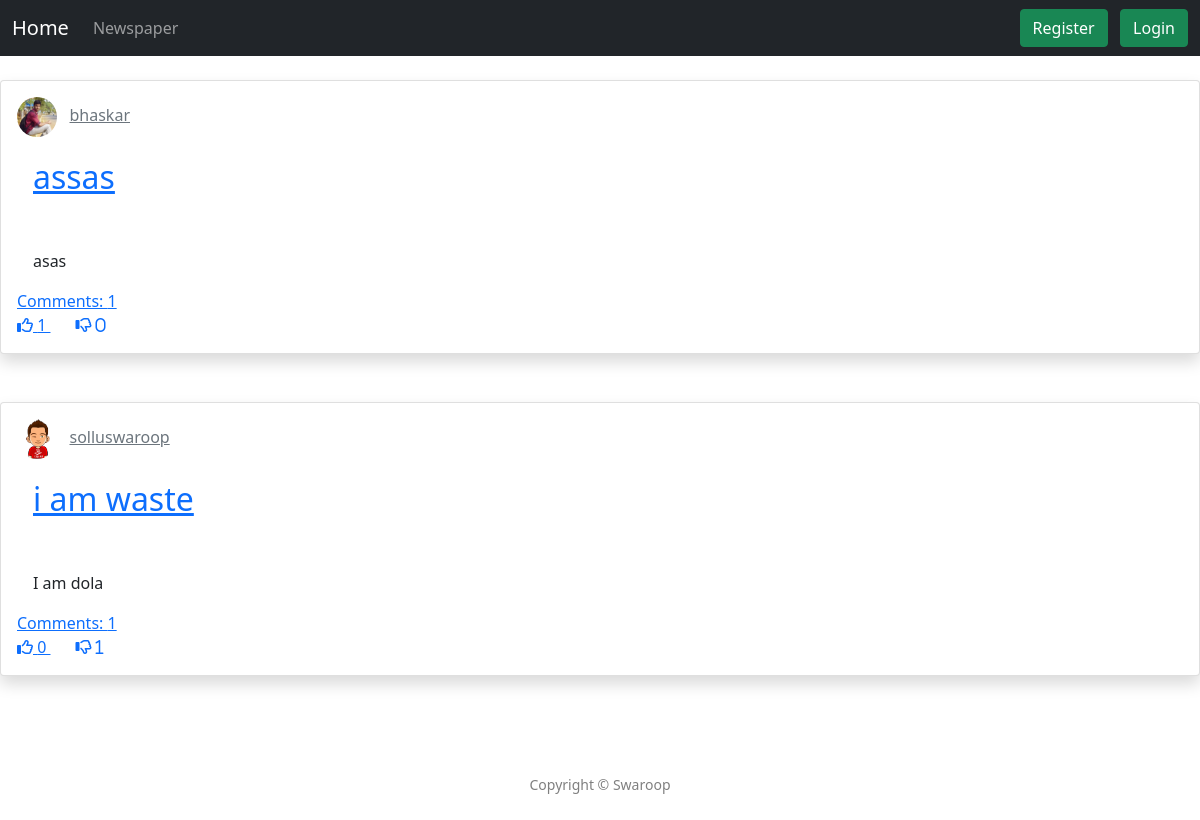
The page / on the database its author committed.
### issues/models.py (models this page shows, shortened)
class Issue(models.Model):
    title = models.CharField(max_length=100)
    description = models.TextField()
    date_posted = models.DateTimeField(default=timezone.now)
    location = models.CharField(max_length=20)
    user = models.ForeignKey(User, on_delete=models.CASCADE)
    image = models.ImageField(upload_to='issue_images', blank=True)
    is_resolved = models.BooleanField(default=False)
    is_newspaper = models.BooleanField(default=False)
    def get_total_likes(self):
        return self.likes.users.count()
    def get_total_dis_likes(self):
        return self.dis_likes.users.count()

class UserProfile(models.Model):
    user = models.OneToOneField(User, on_delete=models.CASCADE)
    bio = models.CharField(max_length=100, default='', blank=True)
    website = models.URLField(default='', blank=True)
    image = ProcessedImageField(default="default.png", upload_to='profile_image', processors=[ResizeToFill(200, 200)],
                                format='JPEG', options={'quality': 90})
    thumbnail = ImageSpecField(source='image', processors=[ResizeToFill(50, 50)], format='JPEG',
                               options={'quality': 100})

class ILike(models.Model):
    issue = models.OneToOneField(Issue, related_name="likes", on_delete=models.CASCADE)
    users = models.ManyToManyField(User, related_name='requirement_issue_likes')
    created_at = models.DateTimeField(auto_now_add=True)
    updated_at = models.DateTimeField(auto_now=True)

class IDisLike(models.Model):
    issue = models.OneToOneField(Issue, related_name="dis_likes", on_delete=models.CASCADE)
    users = models.ManyToManyField(User, related_name='requirement_issue_dis_likes')
    created_at = models.DateTimeField(auto_now_add=True)
    updated_at = models.DateTimeField(auto_now=True)

### issues/views.py (the view)
# urls.py: path('', views.index, name='index'),
def index(request):
    issues = Issue.objects.all().order_by('-date_posted')
    paginator = Paginator(issues, 10)
    page = request.GET.get('page')
    issues = paginator.get_page(page)
    return render(request, 'index.html', {'issues': issues})

### templates/index.html (shortened to what this page needs)
{% extends "header.html"%}
{% block content %}
{% for issue in issues %}
<div class="card shadow p-3 mb-5 bg-white rounded">
	<div style="text-align: inline;">
		<img src="{{ issue.user.userprofile.thumbnail.url }}" width="40" height="40" alt="Profile Image" style="border-radius: 50%;">
		<a class="card-subtitle mb-2 text-muted" href="{% url 'user-issues' issue.user.username %}">{{ issue.user }}</a>
	</div>
	<div class="card-body">
		<a class="card-title" style="font-size: 2em;" href="{% url 'issue-detail' issue.id %}">{{ issue.title }}</a>
		<p class="card-text">{{ issue.description|truncatewords:"30" }}</p>
	</div>
	<a href="{% url 'issue-detail' issue.id %}">Comments: {{ issue.comments.count }}</a>
	<div >
		{% if user in issue.likes.users.all%}
		<a href={% url 'requirement_issue_vote' issue_id=issue.pk opition='like' %}>
		<i class='fas fa-thumbs-up'></i> <span>{{issue.get_total_likes}}</span>
		</a>
		{% else %}
		<a href={% url 'requirement_issue_vote' issue_id=issue.pk opition='like' %}>
			<i class='far fa-thumbs-up'></i>
		<span>{% if issue.get_total_likes  %}{{issue.get_total_likes}} {% else %} 0
		{% endif %}</span>
		{% endif %}
		{% if request.user in issue.dis_likes.users.all %}
		<a href={% url 'requirement_issue_vote' issue_id=issue.pk opition='dis_like' %}>
			<i class="fas fa-thumbs-down">
		<span>{{issue.get_total_dis_likes}}</span></i>
		</a>
		{% else %}
		<a href={% url 'requirement_issue_vote' issue_id=issue.pk opition='dis_like' %}>
			<i class="far fa-thumbs-down">
		<span>{% if  issue.get_total_dis_likes %}{{issue.get_total_dis_likes}}
		{% else %} 0 {% endif %}</span></i>
		{% endif %}
	</div>
</div>
{% endfor %}
{% endblock content %}

### rows shown on the page
Issue: user.userprofile.thumbnail (picture), user "bhaskar", title "assas", description "asas", comments.count "1", get_total_likes "1", shows "0"
Issue: user.userprofile.thumbnail (placeholder picture), user "solluswaroop", title "i am waste", description "I am dola", comments.count "1", shows "0", get_total_dis_likes "1"
